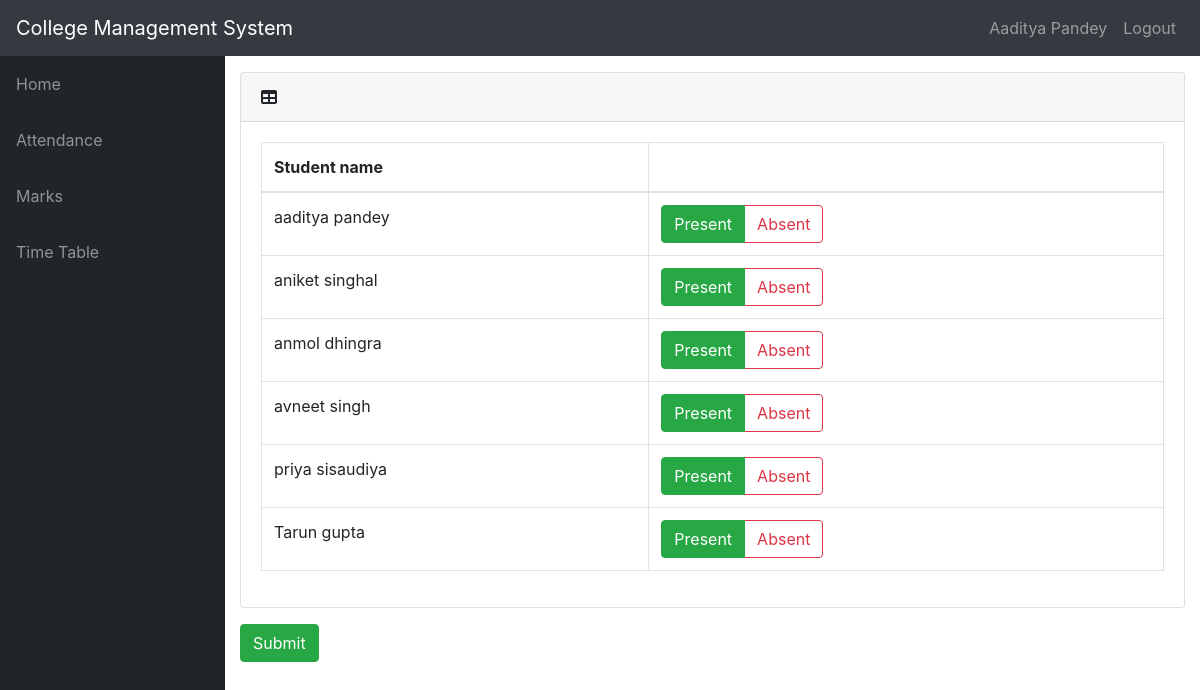
The app's page /teacher/7030/attendance/ (signed in) with its own data.
### info/models.py (models this page shows, shortened)
class User(AbstractUser):
    @property
    def is_student(self):
        if hasattr(self, 'student'):
            return True
        return False

class Student(models.Model):
    user = models.OneToOneField(User, on_delete=models.CASCADE, null=True)
    class_id = models.ForeignKey(Class, on_delete=models.CASCADE, default=1)
    USN = models.CharField(primary_key='True', max_length=100)
    name = models.CharField(max_length=200)
    sex = models.CharField(max_length=50, choices=sex_choice, default='Male')
    DOB = models.DateField(default='1998-01-01')

### info/views.py (the view)
# urls.py: path('teacher/<int:ass_c_id>/attendance/', views.t_attendance, name='t_attendance'),
@login_required(login_url='login')
def t_attendance(request, ass_c_id):
    assc = get_object_or_404(AttendanceClass, id=ass_c_id)
    ass = assc.assign
    c = ass.class_id
    context = {
        'ass': ass,
        'c': c,
        'assc': assc,
    }
    return render(request, 'info/t_attendance.html', context)

### info/templates/info/t_attendance.html (shortened to what this page needs)
{% extends 'info/base.html' %}
{% block content %}
{% if c.student_set.all %}
<form action="{% url 'confirm' assc.id %}" method="post">
    <div class="card mb-3">
        <div class="card-header">
          <i class="fas fa-table"></i>
         <b>{{ dept1.name }}</b></div>
        <div class="card-body">
          <div class="table-responsive">
            <table class="table table-bordered" id="dataTable" width="100%" cellspacing="0">
              <thead>
                <tr>
                    <th>Student name</th>
                    <th></th>
                </tr>
              </thead>
                <tbody>
                {% for s in c.student_set.all %}
                    <tr>
                    <td>{{s.name}}</td>
                    <td>
                        <div class="btn-group btn-group-toggle" data-toggle="buttons">
                                <label class="btn btn-outline-success active">
                                    <input type="radio" name="{{ s.USN }}" id="option1" autocomplete="off" value="present" checked> Present
                                </label>
                                <label class="btn btn-outline-danger">
                                    <input type="radio" name="{{ s.USN }}" id="option2" autocomplete="off" value="absent"> Absent
                                </label>
                        </div>
                    </td>
                    </tr>
                {% endfor %}
                </tbody>
            </table>
          </div>
        </div>
      </div>
    <input class="btn btn-success" type="submit" value="Submit">
</form>
{% else %}
    <p>No students in Class</p>
{% endif %}
{% endblock %}

### info/templates/info/base.html (shortened to what this page needs)
<!DOCTYPE html>
<html lang="en">
<head>
    {% load static %}
    <link href="{% static 'info/bootstrap/vendor/bootstrap/css/bootstrap.min.css' %}" rel="stylesheet">
    <link href="{% static 'info/bootstrap/vendor/fontawesome-free/css/all.min.css' %}" rel="stylesheet" type="text/css">
    <link href="{% static 'info/bootstrap/vendor/datatables/dataTables.bootstrap4.css' %}" rel="stylesheet">
    <link href="{% static 'info/bootstrap/css/sb-admin.css' %}" rel="stylesheet">
</head>
<body id="page-top">
    <nav class="navbar navbar-expand-lg navbar-dark bg-dark static-top">
        <a class="navbar-brand mr-1" href="{% url 'index' %}">College Management System</a>
        <div class="collapse navbar-collapse" id="navbarResponsive">
            <ul class="navbar-nav ml-auto">
                <li class="nav-item">
                    {% if request.user.is_student %}
                        <a class="nav-link text-capitalize">{{ request.user.student.name }}</a>
                    {% elif request.user.is_teacher %}
                        <a class="nav-link text-capitalize">{{ request.user.teacher.name }}</a>
                    {% endif %}
                </li>
                <li class="nav-item">
                    <a class="nav-link" href="{% url 'logout' %}" data-toggle="modal" data-target="#logoutModal">Logout</a>
                </li>
            </ul>
        </div>
    </nav>
    <div id="wrapper">
        <ul class="sidebar navbar-nav">
            <li class="nav-item">
                <a class="nav-link" href="{% url 'index' %}"><span>Home</span></a>
            </li>
            {% if request.user.is_student %}
                <li class="nav-item">
                    <a class="nav-link" href="{% url 'attendance' request.user.student.USN %}"><span>Attendance</span></a>
                </li>
                <li class="nav-item">
                    <a class="nav-link" href="{% url 'marks_list' request.user.student.USN %}"><span>Marks</span></a>
                </li>
                <li class="nav-item">
                    <a class="nav-link" href="{% url 'timetable' request.user.student.class_id_id %}"><span>Time Table</span></a>
                </li>
            {% endif %}
        </ul>
        <div id="content-wrapper">
            <div class="container-fluid">
                {% block content %}{% endblock %}
            </div>
        </div>
    </div>
</body>
</html>

### records on screen
User: user.student.name "Aaditya Pandey"
Student: name "aaditya pandey"
Student: name "aniket singhal"
Student: name "anmol dhingra"
Student: name "avneet singh"
Student: name "priya sisaudiya"
Student: name "Tarun gupta"
